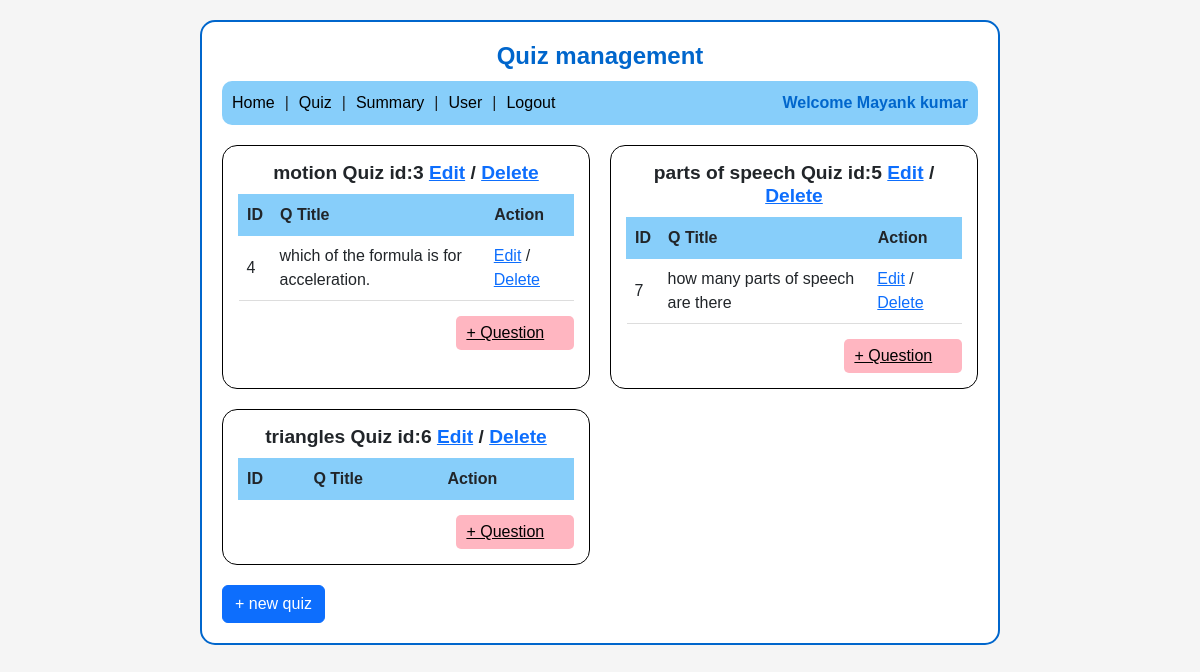
The app's page /quiz_management with its own data.
### application/models.py (models this page shows)
class User(db.Model):
    id=db.Column(db.Integer(),primary_key=True)
    username=db.Column(db.String(),unique=True,nullable=False)
    password=db.Column(db.String(),nullable=False)
    fullname=db.Column(db.String(),nullable=False,)
    qualification=db.Column(db.String(),nullable=False)
    dob=db.Column(db.String())
    type=db.Column(db.String(),default="general")
    scores = db.relationship('Score', backref='user', lazy=True)

class Quiz(db.Model):
    id = db.Column(db.Integer(), primary_key=True)
    chapter_id = db.Column(db.Integer(), db.ForeignKey('chapter.id'), nullable=False)
    date_of_quiz = db.Column(db.DateTime())
    time_duration = db.Column(db.Integer(),nullable=False)  # in minutes
    questions = db.relationship('Question', backref='quiz', lazy='dynamic')
    scores = db.relationship('Score', backref='quiz', lazy=True, cascade="all, delete-orphan")

class Chapter(db.Model):
    id = db.Column(db.Integer(), primary_key=True)
    name = db.Column(db.String(), nullable=False, unique=True)
    description = db.Column(db.Text())
    subject_id = db.Column(db.Integer(), db.ForeignKey('subject.id'), nullable=False)
    quizzes = db.relationship('Quiz', backref='chapter', lazy='dynamic')

class Question(db.Model):
    id = db.Column(db.Integer, primary_key=True)
    quiz_id = db.Column(db.Integer, db.ForeignKey('quiz.id'), nullable=False)
    question_text = db.Column(db.Text, nullable=False)
    option1 = db.Column(db.String(), nullable=False)
    option2 = db.Column(db.String(), nullable=False)
    option3 = db.Column(db.String(), nullable=False)
    option4 = db.Column(db.String(), nullable=False)
    correct_option = db.Column(db.Integer, nullable=False)

### application/controllers.py (the view)
@app.route("/quiz_management",methods=["GET","POST"])
def quiz_management():
    this_user = User.query.filter_by(type="admin").first()
    quizzes = Quiz.query.all()
    chapters = Chapter.query.all()
    questions = Question.query.all()
    return render_template("admin/quiz_management.html", this_user=this_user,quizzes=quizzes,chapters=chapters,questions=questions)

### templates/admin/quiz_management.html (shortened to what this page needs)
<!DOCTYPE html>
<html lang="en">
<head>
    <link rel="stylesheet" href="../static/style.css">
    <link href="https://cdn.jsdelivr.net/npm/bootstrap@5.3.3/dist/css/bootstrap.min.css" rel="stylesheet">
</head>
<body>
    <div class="dashboard-container">
        <h1 class="dashboard-header"> Quiz management</h1>
        <div class="nav-bar">
            <div class="nav-links">
                <a href="/admin_dashboard">Home</a> |
                <a href="/quiz_management">Quiz</a> |
                <a href="/summary">Summary</a> |
                <a href="/user_list">User</a> |
                <a href="/logout">Logout</a>
            </div>
            <div class="welcome-text">Welcome {{this_user.fullname}}</div>
        </div>
        <div class="content-section">
            {% for quiz in quizzes %}
            <div class="subject-panel">
                <h2 class="subject-header">{{ quiz.chapter.name }} Quiz id:{{quiz.id}}  <a href="/edit_quiz/{{quiz.id}}" >Edit</a> / <a href="/delete_quiz/{{quiz.id}}"  >Delete</a></h2>
                <table class="chapter-table">
                    <thead>
                        <tr>
                            <th> ID</th>
                            <th>Q Title</th>
                            <th>Action</th>
                        </tr>
                    </thead>
                    <tbody>
                        {% for question in quiz.questions %}
                        <tr>
                            <td>{{question.id}}</td>
                            <td>{{question.question_text}}</td>
                            <td><a href="/edit_question/{{question.id}}" >Edit</a> / <a href="/delete_question/{{ question.id }}"  >Delete</a></td>
                        </tr>
                        {% endfor %}
                    </tbody>
                </table>
                <a href="/add_question" class="add-button" type="button">+ Question</a>
            </div>
            {% endfor %}
        </div>
        <a style="text-align: center;" class="btn btn-primary";  href="/add_quiz">+ new quiz</a>
    </div>
</body>
</html>

### static/style.css (style rules this page uses)
* { margin:0px }

### templates/admin/quiz_management.html (style rules this page uses)
* { margin: 0; padding: 0; box-sizing: border-box; font-family: Arial, sans-serif; }
body { background-color: #f5f5f5; }
.dashboard-container { max-width: 800px; margin: 20px auto; border: 2px solid #0066cc; border-radius: 15px; padding: 20px; background-color: white; }
.dashboard-header { text-align: center; color: #0066cc; margin-bottom: 10px; font-weight: bold; font-size: 1.5rem; }
.nav-bar { display: flex; justify-content: space-between; background-color: #87CEFA; padding: 10px; border-radius: 10px; margin-bottom: 20px; }
.nav-links { display: flex; gap: 10px; }
.nav-links a { text-decoration: none; color: #000; }
.welcome-text { font-weight: bold; color: #0066cc; }
.content-section { display: grid; grid-template-columns: 1fr 1fr; gap: 20px; margin-bottom: 20px; }
.subject-panel { border: 1px solid #000; border-radius: 15px; padding: 15px; }
.subject-header { text-align: center; font-weight: bold; font-size: 1.2rem; margin-bottom: 10px; }
.chapter-table { width: 100%; border-collapse: collapse; margin-bottom: 15px; }
.chapter-table th { background-color: #87CEFA; padding: 8px; text-align: left; border: 1px solid #87CEFA; }
.chapter-table td { padding: 8px; border-bottom: 1px solid #ddd; }
.add-button { background-color: #FFB6C1; border: none; padding: 5px 10px; border-radius: 5px; cursor: pointer; display: block; color: #000; margin-left: 65%; }

### records on screen
User: fullname "Mayank kumar"
Quiz: chapter.name "motion", id "3"
Question: id "4", question_text "which of the formula is for acceleration."
Quiz: chapter.name "parts of speech", id "5"
Question: id "7", question_text "how many parts of speech are there"
Quiz: chapter.name "triangles", id "6"
